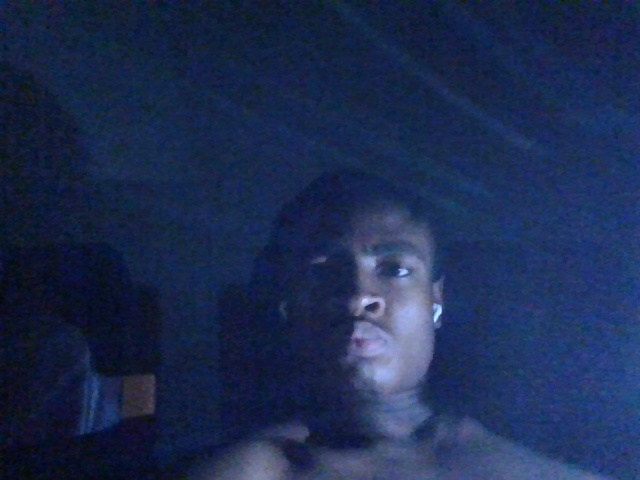
#> input picture test_image.jpg, 640 x 480 px
$ python face_detection.py
#> lines starting #> are read from the running program, lines starting #| are printed output that depends on the picture; after the words box and inside, x2 and y2 are one past the last pixel; in counts of white or black regions, pixels touching at a corner belong together
#face_detection.py
import cv2

# Load the Haar Cascade Classifier
face_cascade = cv2.CascadeClassifier("haarcascade_frontalface_default.xml")

# Read the image
image = cv2.imread("test_image.jpg")
#> image is the input picture: shape (480, 640, 3); mean B, G, R 80.3, 43.6, 28.4
gray = cv2.cvtColor(image, cv2.COLOR_BGR2GRAY)
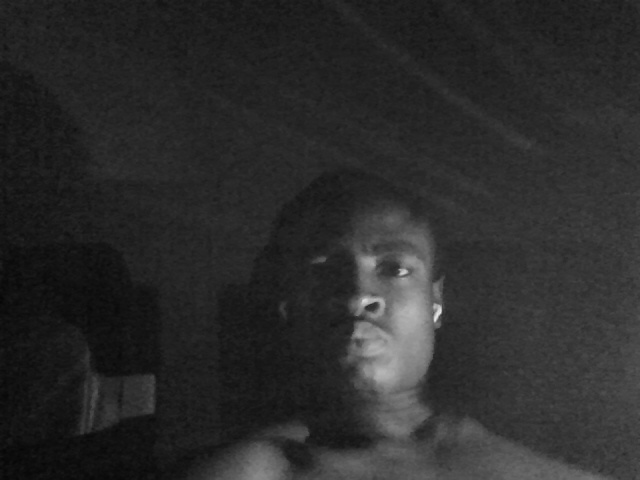
#> gray: shape (480, 640); min 6, max 230, mean 43.2

# Detect faces
faces = face_cascade.detectMultiScale(gray, scaleFactor=1.1, minNeighbors=5, minSize=(30, 30))
#> faces = [[368, 425, 52, 52], [343, 320, 57, 57]]

# Draw rectangles around detected faces
for (x, y, w, h) in faces:
    cv2.rectangle(image, (x, y), (x+w, y+h), (0, 255, 0), 2)
#> this loop made 2 passes
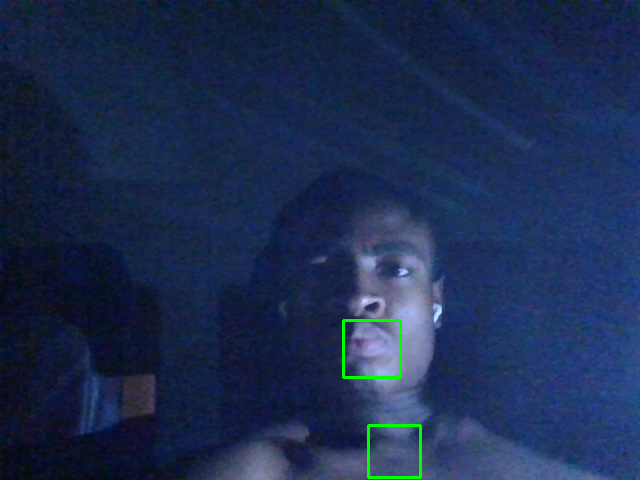
#> image: shape (480, 640, 3); 0.42% of pixels changed, all inside (x1, y1, x2, y2) = (342, 319, 422, 479)

# Show the image
cv2.imshow("Detected Faces", image)
cv2.waitKey(0)
cv2.destroyAllWindows()
